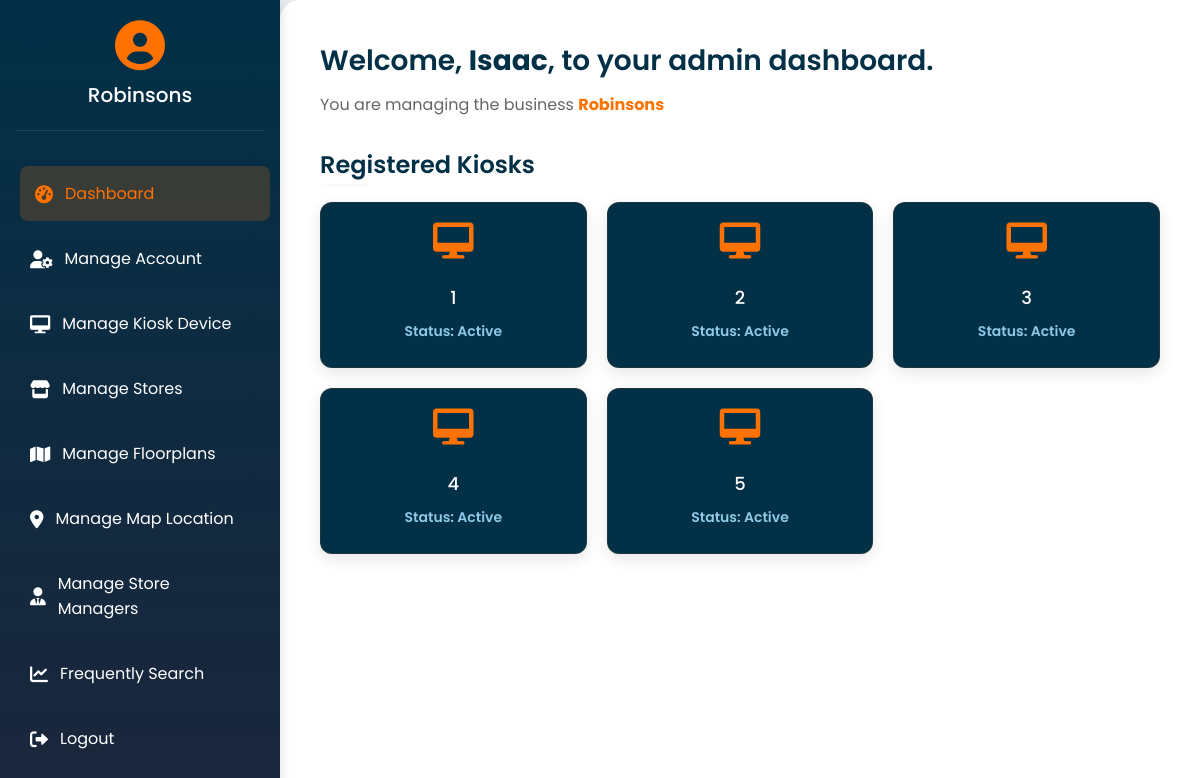
Page /admin/admin_dashboard.php (signed in) on the committed database.
### tables this page shows
CREATE TABLE `businessinfo` (
  `BusinessID` int(11) NOT NULL,
  `BusinessName` varchar(255) NOT NULL,
  `Address` text NOT NULL,
  `BusinessContactNum` varchar(20) DEFAULT NULL,
  `BusinessLicense` varchar(100) DEFAULT NULL,
  `BIRnumber` varchar(50) DEFAULT NULL,
  `BusinessEmail` varchar(255) DEFAULT NULL,
  `status` enum('active','disabled') DEFAULT 'active',
  `Visibility` tinyint(1) DEFAULT 0
);

CREATE TABLE `useraccount` (
  `UserAccountID` int(11) NOT NULL,
  `Username` varchar(255) NOT NULL,
  `Password` varchar(255) NOT NULL,
  `Email` varchar(255) NOT NULL,
  `PhoneNumber` varchar(20) DEFAULT NULL,
  `UserFirstName` varchar(255) DEFAULT NULL,
  `UserLastName` varchar(255) DEFAULT NULL,
  `UserType` enum('customer','store_manager','admin','superadmin') NOT NULL,
  `BusinessID` int(11) DEFAULT NULL,
  `StoreID` int(11) DEFAULT NULL,
  `status` enum('active','inactive') DEFAULT 'active'
);

CREATE TABLE `kioskdevice` (
  `KioskID` int(11) NOT NULL,
  `KioskStatus` enum('active','inactive','assigned') NOT NULL DEFAULT 'inactive',
  `KioskLoc` varchar(255) DEFAULT NULL,
  `KioskNum` varchar(50) DEFAULT NULL,
  `kioskCode` varchar(10) NOT NULL,
  `BusinessID` int(11) DEFAULT NULL,
  `status` enum('active','inactive') NOT NULL DEFAULT 'active',
  `StoreID` int(11) DEFAULT NULL
);

### admin/admin_dashboard.php (the view, shortened to what this page needs)
<?php
include '../conn/conn.php';
$user_id = (int)$_SESSION['user_id'];
$sql_user = "SELECT UserFirstName FROM UserAccount WHERE UserAccountID = ?";
$stmt_user = $conn->prepare($sql_user);
$stmt_user->bind_param("i", $user_id);
$stmt_user->execute();
$result_user = $stmt_user->get_result();
if ($result_user->num_rows > 0) {
    $user = $result_user->fetch_assoc();
    $first_name = $user['UserFirstName'];
} else {
    $first_name = "User";
}
$businessID = isset($_SESSION['business_id']) ? (int)$_SESSION['business_id'] : null;
$sql_business = "SELECT * FROM businessinfo WHERE BusinessID = ?";
$stmt_business = $conn->prepare($sql_business);
$stmt_business->bind_param("i", $businessID);
$stmt_business->execute();
$result_business = $stmt_business->get_result();
if ($result_business->num_rows > 0) {
    $business = $result_business->fetch_assoc();
} else {
    echo "<script>alert('Business not found.'); window.location.href = '../login.html';</script>";
    exit();
}
$sql_kiosks = "SELECT KioskID, KioskNum, kioskCode FROM kioskdevice WHERE BusinessID = ? AND status = 'active'";
$stmt_kiosks = $conn->prepare($sql_kiosks);
$stmt_kiosks->bind_param("i", $businessID);
$stmt_kiosks->execute();
$result_kiosks = $stmt_kiosks->get_result();
?>
<!DOCTYPE html>
<html lang="en">
<head>
    <link rel="stylesheet" href="https://cdnjs.cloudflare.com/ajax/libs/font-awesome/6.0.0-beta3/css/all.min.css">
</head>
<body>
    <div class="hamburger">
        <i class="fas fa-bars"></i>
    </div>
    <div class="sidebar">
        <div class="profile">
            <i class="fas fa-user-circle"></i>
            <h2><?php echo htmlspecialchars($business['BusinessName']); ?></h2>
        </div>
        <a href="admin_dashboard.php" data-section="dashboard"><i class="fas fa-tachometer-alt"></i> Dashboard</a>
        <a href="manage_account.php" data-section="account"><i class="fas fa-user-cog"></i> Manage Account</a>
        <a href="manage_kiosk.php" data-section="kiosk"><i class="fas fa-desktop"></i> Manage Kiosk Device</a>
        <a href="manage_stores.php" data-section="stores"><i class="fas fa-store"></i> Manage Stores</a>
        <a href="floorplan.php"><i class="fas fa-map"></i> Manage Floorplans</a>
        <a href="manage_location.php" data-section="location"><i class="fas fa-map-marker-alt"></i> Manage Map Location</a>
        <a href="manage_storemanagers.php" data-section="managers"><i class="fas fa-user-tie"></i> Manage Store Managers</a>
        <a href="analytics.php" data-section="analytics"><i class="fas fa-chart-line"></i> Frequently Search</a>
        <a href="logout.php" data-section="logout"><i class="fas fa-sign-out-alt"></i> Logout</a>
    </div>
    <div class="content">
    <h1>Welcome, <strong><?php echo htmlspecialchars($first_name); ?></strong>, to your admin dashboard.</h1>
        <p>You are managing the business <strong><?php echo htmlspecialchars($business['BusinessName']); ?></strong></p>
        <div class="kiosk-section" id="kioskSection">
            <h2>Registered Kiosks</h2>
            <div class="kiosk-container">
                <?php if ($result_kiosks->num_rows > 0): ?>
                    <?php while ($kiosk = $result_kiosks->fetch_assoc()): ?>
                        <div class="kiosk-card" data-kiosk-id="<?php echo $kiosk['KioskID']; ?>" data-kiosk-num="<?php echo htmlspecialchars($kiosk['KioskNum']); ?>">
                            <i class="fas fa-desktop"></i>
                            <h3><?php echo htmlspecialchars($kiosk['KioskNum']); ?></h3>
                            <p class="status">Status: Active</p>
                        </div>
                    <?php endwhile; ?>
                <?php else: ?>
                    <p>No registered kiosks found for this business.</p>
                <?php endif; ?>
            </div>
        </div>
    </div>
</body>
</html>

### admin/admin_dashboard.php (style rules this page uses)
* { margin: 0; padding: 0; box-sizing: border-box; }
body { font-family: 'Poppins', sans-serif; background: linear-gradient(135deg, #f5f7fa 0%, #c3cfe2 100%); min-height: 100vh; }
.sidebar { position: fixed; height: 100vh; width: 280px; background: linear-gradient(180deg, #023047 0%, #1b263b 100%); display: flex; flex-direction: column; padding: 20px 15px; color: #fff; transition: all 0.3s ease; box-shadow: 2px 0 10px rgba(0, 0, 0, 0.1); }
.sidebar .profile { text-align: center; margin-bottom: 30px; padding-bottom: 20px; border-bottom: 1px solid rgba(255, 255, 255, 0.1); }
.sidebar .profile i { font-size: 50px; color: #ff7200; margin-bottom: 10px; }
.sidebar .profile h2 { font-size: 20px; color: #fff; font-weight: 500; }
.sidebar a { padding: 15px; text-decoration: none; font-size: 16px; color: #fff; display: flex; align-items: center; transition: all 0.3s ease; border-radius: 8px; margin: 5px 0; }
.sidebar a:hover, .sidebar a.active { background: rgba(255, 114, 0, 0.2); color: #ff7200; transform: translateX(5px); }
.sidebar a i { margin-right: 12px; font-size: 18px; }
.hamburger { font-size: 28px; position: fixed; top: 20px; left: 20px; cursor: pointer; z-index: 1000; color: #023047; transition: all 0.3s ease; }
.content { margin-left: 280px; padding: 40px; transition: all 0.3s ease; min-height: 100vh; background: #fff; border-radius: 20px 0 0 20px; box-shadow: -5px 0 15px rgba(0, 0, 0, 0.05); }
.content h1 { color: #023047; font-size: 28px; font-weight: 600; margin-bottom: 10px; }
.content p { color: #666; font-size: 16px; margin-bottom: 30px; }
.content p strong { color: #ff7200; }
.kiosk-section { margin-top: 30px; display: block; }
.kiosk-section h2 { color: #023047; font-size: 24px; font-weight: 600; margin-bottom: 20px; position: relative; }
.kiosk-section h2::after { content: ''; position: absolute; bottom: -5px; left: 0; width: 50px; height: 3px; background: rgb(251, 250, 249); border-radius: 2px; }
.kiosk-container { display: grid; grid-template-columns: repeat(auto-fill, minmax(220px, 1fr)); gap: 20px; }
.kiosk-card { background: #023047; border-radius: 12px; padding: 20px; text-align: center; color: #fff; cursor: pointer; transition: all 0.3s ease; box-shadow: 0 5px 15px rgba(0, 0, 0, 0.1); border: 1px solid rgba(255, 114, 0, 0.1); }
.kiosk-card i { font-size: 36px; color: #ff7200; margin-bottom: 15px; }
.kiosk-card h3 { font-size: 18px; font-weight: 500; color: #fff; margin: 10px 0; }
.kiosk-card p { font-size: 14px; color: #d1e8ff; margin: 5px 0; }
.kiosk-card .status { font-weight: 600; color: #8ecae6; }

### rows in the picture
businessinfo: BusinessName "Robinsons"
useraccount: UserFirstName "Isaac"
kioskdevice: KioskNum "1"
kioskdevice: KioskNum "2"
kioskdevice: KioskNum "3"
kioskdevice: KioskNum "4"
kioskdevice: KioskNum "5"
